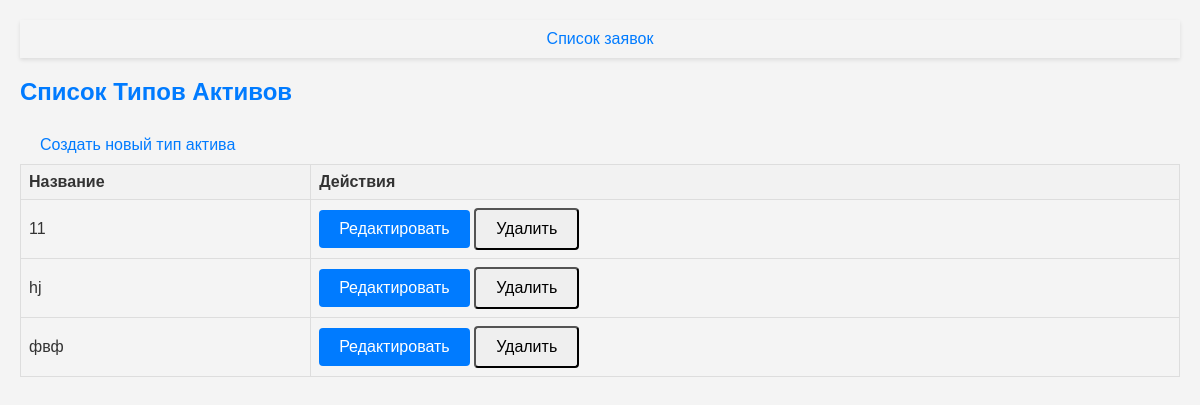
Screenshot of /asset_types/ with the database file from the repository.
### service/models.py (models this page shows)
class AssetType(models.Model):
    name = models.CharField(max_length=255)
    parent = models.ForeignKey('self', on_delete=models.CASCADE, null=True, blank=True, related_name='children')

### service/views/asset_type_views.py (the view)
# urls.py: path('asset_types/', asset_type_list, name='asset_type_list'),
def asset_type_list(request):
    asset_types = AssetType.objects.all()
    return render(request, 'asset_types/asset_type_list.html', {'asset_types': asset_types})

### service/templates/asset_types/asset_type_list.html (shortened to what this page needs)
{% extends "base.html" %}
{% block content %}
  <h2>Список Типов Активов</h2>
  <a href="{% url 'asset_type_create' %}" class="btn btn-success">Создать новый тип актива</a>
  <table class="table mt-3">
    <thead>
      <tr>
        <th>Название</th>
        <th>Действия</th>
      </tr>
    </thead>
    <tbody>
      {% for asset_type in asset_types %}
        <tr>
          <td>{{ asset_type.name }}</td>
          <td>
            <a href="{% url 'asset_type_edit' asset_type.id %}" class="btn btn-primary">Редактировать</a>
            <form action="{% url 'asset_type_delete' asset_type.id %}" method="post" style="display:inline;">
              <button type="submit" class="btn btn-danger" onclick="return confirm('Вы уверены, что хотите удалить этот тип актива?');">Удалить</button>
            </form>
          </td>
        </tr>
      {% endfor %}
    </tbody>
  </table>
{% endblock %}

### service/templates/base.html (style rules this page uses)
body { font-family: Arial, sans-serif; background-color: #f4f4f4; padding: 20px; margin: 0; color: #333; }
h1, h2, h3, h4, h5, h6 { color: #007bff; text-align: left; margin-top: 20px; margin-bottom: 20px; }
a { color: #007bff; text-decoration: none; }
.btn { padding: 10px 20px; border-radius: 4px; cursor: pointer; font-size: 16px; text-decoration: none; display: inline-block; }
.btn-primary { background-color: #007bff; color: white; border: none; }
table { border-collapse: collapse; width: 100%; margin-bottom: 20px; }
table, th, td { border: 1px solid #ddd; }
th, td { padding: 8px; text-align: left; }
th { background-color: #f2f2f2; color: #333; }

### rows the page displays
AssetType: name "11"
AssetType: name "hj"
AssetType: name "фвф"
